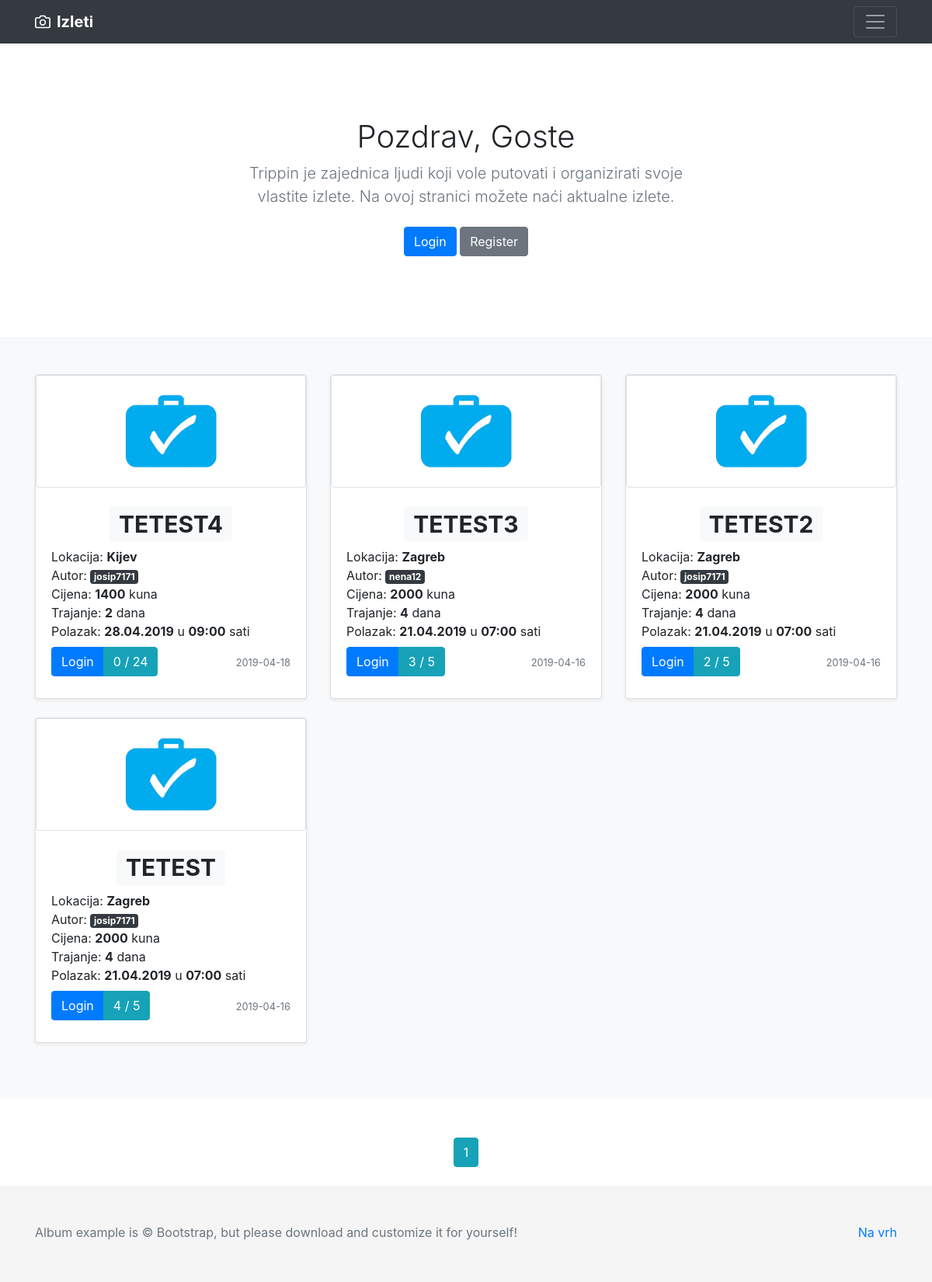
The page /home2 on the database its author committed.
### app/models.py (models this page shows, shortened)
class Trip(db.Model):
    id = db.Column(db.Integer, primary_key=True)
    name = db.Column(db.String(50), unique=True, nullable=False)
    location = db.Column(db.String(100), nullable=False)
    user_id = db.Column(db.Integer, db.ForeignKey('user.id'), nullable=False)
    date_created = db.Column(db.DateTime, nullable=False, default=datetime.utcnow)
    price = db.Column(db.Integer, nullable=False)
    people_number = db.Column(db.Integer, nullable=False)
    starting_at = db.Column(db.DateTime, nullable=False)
    transport_type = db.Column(db.String(30), nullable=False)
    trip_duration = db.Column(db.Integer, nullable=False)
    details = db.Column(db.Text, nullable=False)
    image_file = db.Column(db.String(20), nullable=False, default='trip_default.jpg')

class User(db.Model, UserMixin):
    id = db.Column(db.Integer, primary_key=True)
    first_name = db.Column(db.String(25), nullable=False)
    last_name = db.Column(db.String(25), nullable=False)
    full_name = db.Column(db.String(51), nullable=False)
    username = db.Column(db.String(20), unique=True, nullable=False)
    email = db.Column(db.String(50), unique=True, nullable=False)
    address = db.Column(db.String(60))
    country = db.Column(db.String(30))
    phone_number = db.Column(db.String(25))
    gender = db.Column(db.Enum('male', 'female'), nullable=False)
    birth_date = db.Column(db.Date)
    about_me = db.Column(db.String(120))
    date_joined = db.Column(db.DateTime, nullable=False, default=datetime.utcnow)
    active = db.Column(db.Enum('yes', 'no'), default='yes')
    image_file = db.Column(db.String(20), nullable=False, default='default.jpg')
    password = db.Column(db.String(60), nullable=False)
    trips = db.relationship('Trip', backref='author', lazy=True)
    trips_joined = db.relationship('Trip', secondary=user_identifier, lazy='subquery',
                                   backref=db.backref('users', lazy=True))

### app/main/routes.py (the view)
@main.route('/home2')
def home2():
    per_page_val = 5
    page = request.args.get('page', 1, type=int)
    trips = Trip.query.order_by(Trip.date_created.desc()).paginate(page=page, per_page=per_page_val)
    users = User.query.all()
    mydict = {}
    mydict2 = {}
    for i in range(0, per_page_val):
        users2 = User.query.filter(User.trips_joined.any(id=i)).all()
        mydict[i] = [x.username for x in users2]
        print(mydict[i])
    return render_template('home2.html', trips=trips, mydict=mydict, dict_length=len(mydict), users=users)

### app/templates/home2.html (shortened to what this page needs)
{% extends "layout.html" %}
{% block content %}
    {% set iterated = {'i': False} %}
    {% set count = namespace(a=0) %}
    <section class="jumbotron text-center">
        <div class="container">
          {% if current_user.is_authenticated %}
             <h1 class="jumbotron-heading">Pozdrav, {{ current_user.username }}</h1>
          {% else %}
             <h1 class="jumbotron-heading">Pozdrav, Goste</h1>
          {% endif %}
          <p class="lead text-muted">Trippin je zajednica ljudi koji vole putovati i organizirati svoje vlastite izlete. Na ovoj stranici možete naći aktualne izlete.</p>
          {% if current_user.is_authenticated %}
          <p>
              <a href="{{ url_for('trips.new_trip') }}" class="btn btn-primary my-2">Novi Izlet</a>
              <a href="{{ url_for('users.user_trips', id=current_user.id) }}" class="btn btn-primary my-2">Moji Izleti</a>
              <a href="{{ url_for('users.account') }}" class="btn btn-secondary my-2">Izmjeni Račun</a>
              <a href="{{ url_for('users.logout') }}" class="btn btn-secondary my-2">Odjava</a>
          </p>
          {% else %}
          <p>
            <a href="{{ url_for('users.login') }}" class="btn btn-primary my-2">Login</a>
            <a href="{{ url_for('users.register') }}" class="btn btn-secondary my-2">Register</a>
          </p>
          {% endif %}
        </div>
      </section>
    <main role="main">
       <div class="album py-5 bg-light">
          <div class="container">
            <div class="row">
                {% for trip in trips.items %}
                    <div class="col-md-4">
                      <div class="card mb-4 shadow-sm">
                        <img alt="" src="{{ url_for('static', filename='trip_pics/' + trip.image_file) }}"
                            class="img-fluid img-thumbnail" width="100%">
                        <div class="card-body">
                            <div class="card-text row justify-content-md-center">
                                <h1>
                                <a href="{{ url_for('trips.show_trip', trip_id=trip.id) }}"
                                   class="badge badge-light">
                                    {{ trip.name }}
                                </a>
                            </h1>
                            </div>
                          <div class="card-text">
                              Lokacija: <b>{{ trip.location }}</b>
                          </div>
                          <div class="card-text">
                              Autor:
                              <a href="{{ url_for('users.user_trips', id=trip.author.id) }}" class="badge badge-dark">
                                <h7>{{ trip.author.username }}</h7>
                              </a>
                          </div>
                          <div class="card-text">
                              Cijena: <b>{{ trip.price }}</b> kuna
                          </div>
                          <div class="card-text">
                              Trajanje: <b>{{ trip.trip_duration }}</b> dana
                          </div>
                          <div class="card-text">
                              Polazak: <b>{{ trip.starting_at.strftime('%d.%m.%Y') }}</b> u <b>{{ trip.starting_at.strftime('%H:%M') }}</b> sati
                          </div>
                          <div class="d-flex justify-content-between align-items-center card-text ">
                            <div class="btn-group">
                                {% if current_user.is_authenticated %}
                                    {% if current_user.username == trip.author.username %}
                                        <a href="{{ url_for('trips.show_trip', trip_id=trip.id) }}" class="btn btn-primary my-2">Edit</a><br>
                                    {% endif %}
                                    {% set iterated = {'i': False} %}
                                    {% for trip_joined in current_user.trips_joined %}
                                       {% if trip.id==trip_joined.id  %}
                                         <div hidden>{{ iterated.update({'i':True}) }}</div>
                                       {% endif %}
                                    {% endfor %}
                                    {% if not iterated.i %}
                                        <a href="{{ url_for('users.add_traveler', trip_id=trip.id) }}" class="btn btn-primary my-2">Prijavi se</a>
                                    {% elif  iterated.i %}
                                        <a href="{{ url_for('users.remove_traveler', trip_id=trip.id) }}" class="btn btn-warning my-2">Odjavi se</a>
                                    {% endif %}
                                {% else %}
                                    <a href="{{ url_for('users.login') }}" class="btn btn-primary my-2">Login</a>
                                {% endif %}
                                {% set count = namespace(a=0) %}
                                {% for user_joined in trip.users %}
                                    {% set count.a = count.a + 1 %}
                                {% endfor %}
                                <a class="btn btn-info my-2" data-toggle="collapse" href="#a" role="button" aria-expanded="false" aria-controls="collapseExample">
                                    {{ count.a }} / {{ trip.people_number }}
                                </a>
                            </div>
                            <div class="card-text">
                                <small class="text-muted">{{ trip.date_created.strftime('%Y-%m-%d') }}</small>
                            </div>
                          </div>
                        </div>
                        </div>
                    </div>
              {% endfor %}
            </div>
          </div>
       </div>
    </main>
    <div class="container">
        <div class="row justify-content-md-center" style="margin-top: 50px;">
            <div class="col-md-auto">
                {% for page_num in trips.iter_pages(left_edge=1, right_edge=1, left_current=1, right_current=2) %}
                    {% if page_num %}
                        {% if trips.page == page_num %}
                            <a class="btn btn-info mb-4" href="{{ url_for('main.home', page=page_num) }}">{{ page_num }}</a>
                        {% else %}
                            <a class="btn btn-outline-info mb-4" href="{{ url_for('main.home', page=page_num) }}">{{ page_num }}</a>
                        {% endif %}
                    {% else %}
                    ...
                    {% endif %}
                {% endfor %}
            </div>
        </div>
    </div>
{% endblock content %}

### app/templates/layout.html (style rules this page uses)
.jumbotron { padding-top: 3rem; padding-bottom: 3rem; margin-bottom: 0; background-color: #fff; }
@media (min-width: 768px) { .jumbotron { padding-top: 6rem; padding-bottom: 6rem; } }
.jumbotron p:last-child { margin-bottom: 0; }
.jumbotron-heading { font-weight: 300; }
.jumbotron .container { max-width: 40rem; }

### rows shown on the page
Trip: image_file (placeholder picture), name "TETEST4", location "Kijev", author.username "josip7171", price "1400", trip_duration "2", starting_at "28.04.2019", starting_at "09:00", a "0", people_number "24", date_created "2019-04-18"
Trip: image_file (placeholder picture), name "TETEST3", location "Zagreb", author.username "nena12", price "2000", trip_duration "4", starting_at "21.04.2019", starting_at "07:00", a "3", people_number "5", date_created "2019-04-16"
Trip: image_file (placeholder picture), name "TETEST2", location "Zagreb", author.username "josip7171", price "2000", trip_duration "4", starting_at "21.04.2019", starting_at "07:00", a "2", people_number "5", date_created "2019-04-16"
Trip: image_file (placeholder picture), name "TETEST", location "Zagreb", author.username "josip7171", price "2000", trip_duration "4", starting_at "21.04.2019", starting_at "07:00", a "4", people_number "5", date_created "2019-04-16"

### other values the page prints
{{ page_num }} "1"
